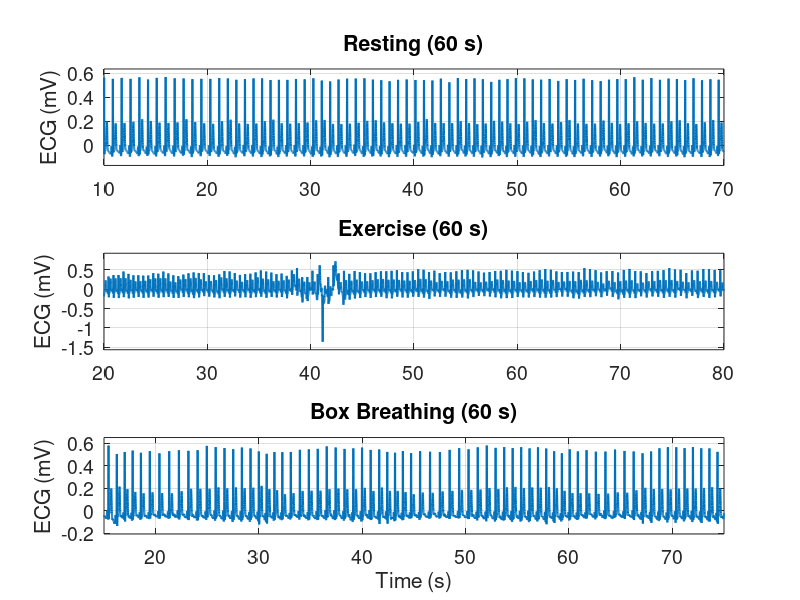

This figure's MATLAB source: (Note: this script raises an error after producing the figure.)
%% HEADER DOCUMENTATION
%File Name: Master.m
% Dependencies: 
% - Signal processing toolbox
% - Statistical and Machine Learning toolbox

% [redacted]
% [redacted]
% [redacted]

% [redacted]
% clear. We solved this by making helper functions. There were also issues 
% with overlapping the 3-wave cycles on each other to measure trigger integrity. 

% [redacted]
% was to properly load the mat files in order to use them properly. This
% was solved by clearing b1 after each load.

% Limitations:
% - Script sequence has limited modularity for plotting because some
% variables are arbitrarily chosen for the dataset and observed trends

% Improvements:
% - Creating an intelligent seqeunce that implements modulated data
% analyis and visualization choices based on the data signal type.

%% 1:Load Data
%General Idea is just loading all the data into two arrays and then
%clearing it for a new file.
% t- prefix denotes time instance
% ecg- prefix denotes ecg reading data
load("BoxBreathing.mat")
t_box = b1(:,1);
ecg_box = b1(:,2);

clear b1

load("Exercise.mat")
t_ex = b1(:,1);
ecg_ex = b1(:,2);

clear b1

load("Resting.mat")

t_rest = b1(:,1);
ecg_rest = b1(:,2);

clear b1

%% 2:Plot Signals
t0_rest = 10;    % start time for resting
t0_ex   = 20;    % start time for exercise
t0_box  = 15;    % start time for box breathing

% Masks for 60-second windows
mask_rest_60 = (t_rest >= t0_rest) & (t_rest <= t0_rest + 60);
mask_ex_60   = (t_ex   >= t0_ex)   & (t_ex   <= t0_ex   + 60);
mask_box_60  = (t_box  >= t0_box)  & (t_box  <= t0_box  + 60);

figure;
 
% 1) Resting
subplot(3,1,1);
plot(t_rest(mask_rest_60), ecg_rest(mask_rest_60), 'LineWidth', 1.5);
title('Resting (60 s)', 'FontSize', 16);
ylabel('ECG (mV)', 'FontSize', 14);
set(gca, 'FontSize', 14);
grid on;

% Limit 1:
xlim([t0_rest t0_rest + 60]);
y = ecg_rest(mask_rest_60); 
yr = max(y) - min(y);
ylim([min(y) - 0.1*yr, max(y) + 0.1*yr]);

% 2) Exercise
subplot(3,1,2);
plot(t_ex(mask_ex_60), ecg_ex(mask_ex_60), 'LineWidth', 1.5);
title('Exercise (60 s)', 'FontSize', 16);
ylabel('ECG (mV)', 'FontSize', 14);
set(gca, 'FontSize', 14);
grid on;

% Limit 2:
xlim([t0_ex t0_ex + 60]);
y = ecg_ex(mask_ex_60);
yr = max(y) - min(y);
ylim([min(y) - 0.1*yr, max(y) + 0.1*yr]);


% 3) Box Breathing
subplot(3,1,3);
plot(t_box(mask_box_60), ecg_box(mask_box_60), 'LineWidth', 1.5);
title('Box Breathing (60 s)', 'FontSize', 16);
xlabel('Time (s)', 'FontSize', 14);
ylabel('ECG (mV)', 'FontSize', 14);
set(gca, 'FontSize', 14);
grid on;

% Limit 3:
xlim([t0_box t0_box + 60]);
y = ecg_box(mask_box_60);
yr = max(y) - min(y);
ylim([min(y) - 0.1*yr, max(y) + 0.1*yr]);

%% 3:Install Signal Processing Toolbox




%% 3:Feature Extraction
%% Calculate sampling rate
Fs = 1/mean(diff(t_rest));

[pks_rest, locs_rest] = findpeaks(ecg_rest, ...
                                  'MinPeakHeight',    0.5, ...    % threshold in mV
                                  'MinPeakDistance',  0.3 * Fs);  % 300 ms * sampling rate
[pks_ex, locs_ex] = findpeaks(ecg_ex, ...
    'MinPeakHeight',0.5, ...
    'MinPeakDistance', 0.3 * Fs);

[pks_box, locs_box] = findpeaks(ecg_box, ...
    'MinPeakHeight', 0.5, ...
    'MinPeakDistance', 0.3 * Fs);

%% Step 4: Data Visual of Heartbeat peaks using findpeaks() [default configs]
%% RESTING HEART RATE
% Plot 2 subplots of the Resting heart rate with the second indicating
% the hearbeat peaks.

% Plot data: x = instance in time; y = wave-amplitude data (use only first 100 values)
% x-value Vector -> t_rest 
% y-value Vector -> ecg_rest

% Formatting Customization configs
window_margin = 0.5; % border thickness between plot and window edge. 50% margin

% General plot configs
figure;
sgtitle("Resting Heart rate data from ECG");
x_time_vec = 1:100; % Chosen x-range for plots

%% HELPER functions
% Implement function for formatting plot window
% Use 20% borders (from the bottom of the plot to the edge of the window):

% Bottom border: -50% of minimum y-value
% Top border: +50% of maximum y-value

% formula: addBorder = [min(yValArg)*(-50%), max(yValArg)*(50%)]

% Args: yVal - vector of values
% Returns: scaled upper and lower limits for plot clarity
% NOTE: Window margin is a constant throughot all plots
add_border = @(y_val) [(min(y_val) * (1 + window_margin)), (max(y_val)  * (1 + window_margin))]; 


% Implement lambda function for creating offset between plot and peak
% points marker
% Utilizes y-value range to scale offset between peak-marker and plot points.

% formula: clarityOffset = peakVal*(maxY - minY)(percentOffset)

% Args: peakVal - vector of all peaks on `yVals`
%       yVals -  vector of y-values for plot
% Offset between plot and marker
percent_offset = 0.10; % 10% offset on range
clarity_offset = @(peak_val, y_vals) peak_val + (max(y_vals) - min(y_vals))*percent_offset;


function fit_window = return_window_arr(time_vec, y_vec)
% Formats peakValues
% Window size: x-vals (101 to 110)
% - Add-in a margin right below the peak indicators for clarity
% - Designate args for `clarityOffset` to be specific to the window range
% Args:
%   timeVec - vector of double-values for plot
%   yVec - vector of y-values for plot 
% Returns:
%   array of 2 values [min max] fit the 101 to 110 window

% compare error, because find only works with exact values: 0.3 != 0.30000
indx_start = find(abs(time_vec - 101) < 0.0001); 
indx_end = find(abs(time_vec - 110) < 0.0001);

range_of_vals = y_vec(indx_start: indx_end); % y-Values for a window of values on the x-axis.
fit_window = [min(range_of_vals)  max(range_of_vals)];
end

%% Plot 1
subplot(2, 1, 1);

y_val_rest = ecg_rest;
% Use a solid blue line for plot
plot(t_rest, y_val_rest, "b-");

title("Resting");

% set x and y axis range limits
% Include window margin on plot for for data formatting in ylim
y_lim_res = add_border(y_val_rest);

ylim(y_lim_res);
% x-value window from 101 to 100 for data visual clarity
xlim([101 110]);

%% Plot 2
subplot(2, 1, 2);

% Use a solid blue line for plot
plot(t_rest, y_val_rest, "b-");
hold on;

% Heart Rate peaks
% Use findpeaks to get points 
[pks_rest_def, locs_rest_def] = findpeaks(y_val_rest);

% Get time-vec of peak points by indexing `t_rest`
p_time_vec_rest = t_rest(locs_rest_def);

fit_window_rest = return_window_arr(t_rest, y_val_rest);
format_peak_val_res = clarity_offset(pks_rest_def, fit_window_rest);

% plot peak points
scatter(p_time_vec_rest, format_peak_val_res, [], "v", "MarkerEdgeColor", "b", "MarkerFaceColor", "b");
hold off;

% Title subplot
title("Resting with peaks");

% set x and y axis range limits
% Include window margin on plot for for data formatting
ylim(y_lim_res);

% x-value window from 101 to 100 for data visual clarity
xlim([101 110]);
grid on;

% save plot
saveas(gcf, "resting_with_default_findpeaks.png");

%% EXERCISE HEART RATE
% Plot 2 subplots of the exercise heart rate with the second indicating
% the hearbeat peaks.

% Plot data: x = instance in time; y = wave-amplitude data
% x-value Vector -> t_ex
% y-value Vector -> ecg_ex

% General plot configs
figure;
sgtitle("Exercise Heart rate data from ECG");

%% Plot 1
subplot(2, 1, 1);

y_vals_ex = ecg_ex;
% Use a solid blue line for plot
plot(t_ex, y_vals_ex, "b-");

title("Exercise");
% set x and y axis range limits
% Include window margin on plot for for data formatting in ylim

ylim([-0.5 0.8]);
% x-value window from 101 to 100 for data visual clarity
xlim([101 110]);

%% Plot 2
subplot(2, 1, 2);

% Use a solid blue line for plot
plot(t_ex, y_vals_ex, "b-");
hold on;

% Heart Rate peaks
% Use findpeaks to get points 
[pks_ex_def, locs_ex_def] = findpeaks(y_vals_ex);

% Get time-vec of peak points by indexing `t_ex`
p_time_vec_ex = t_ex(locs_ex_def);

% Formatted peakValues
% - Add-in a margin right below the peak indicators for clarity
% - Designate range on y-vector to make borders specific to the window
fit_window_ex = return_window_arr(t_ex, y_vals_ex);
format_peak_val_ex = clarity_offset(pks_ex_def, fit_window_ex); 

% plot peak points
scatter(p_time_vec_ex, format_peak_val_ex, [], "v", "MarkerEdgeColor", "b", "MarkerFaceColor", "b");
hold off;

% Title subplot
title("Exercise with peaks");

% set x and y axis range limits
% Include window margin on plot for for data formatting
ylim([-0.5 0.8]);

% x-value window from 101 to 100 for data visual clarity
xlim([101 110]);
grid on;

% save plot
saveas(gcf, "exercise_with_default_findpeaks.png");

%% STEP 5: Data Visual of Heartbeat peaks using findpeaks() [MinPeakHeight = 0.3]
%% RESTING HEART RATE
% Plot 2 subplots of the Resting heart rate with the second indicating
% the hearbeat peaks.

% Plot data: x = instance in time; y = wave-amplitude data (use only first 100 values)
% x-value Vector -> t_rest 
% y-value Vector -> ecg_rest

% Formatting Customization configs
window_margin = 0.5; % border thickness between plot and window edge. 50% margin

% General plot configs
figure;
sgtitle("Resting heart rate data from ECG");
%% Plot 1
subplot(2, 1, 1);

y_val_rest = ecg_rest;
% Use a solid blue line for plot
plot(t_rest, y_val_rest, "b-");

title("Resting");

% set x and y axis range limits
% Include window margin on plot for for data formatting in ylim
y_lim_res = add_border(y_val_rest);

ylim(y_lim_res);
% x-value window from 101 to 100 for data visual clarity
xlim([101 110]);

%% Plot 2
subplot(2, 1, 2);

% Use a solid blue line for plot
plot(t_rest, y_val_rest, "b-");
hold on;

% Heart Rate peaks
% Use findpeaks to get points 
[pks_rest_def, locs_rest_def] = findpeaks(y_val_rest, "MinPeakHeight", 0.3);

% Get time-vec of peak points by indexing `t_rest`
p_time_vec_rest = t_rest(locs_rest_def);

fit_window_rest = return_window_arr(t_rest, y_val_rest);
format_peak_val_res = clarity_offset(pks_rest_def, fit_window_rest);

% plot peak points
scatter(p_time_vec_rest, format_peak_val_res, [], "v", "MarkerEdgeColor", "b", "MarkerFaceColor", "b");
hold off;

% Title subplot
title("Resting with peaks - Marked R-wave");

% set x and y axis range limits
% Include window margin on plot for for data formatting
ylim(y_lim_res);

% x-value window from 101 to 100 for data visual clarity
xlim([101 110]);
grid on;

% save plot
saveas(gcf, "resting_with_formatted_findpeaks.png");

%% EXERCISE HEART RATE
% Plot 2 subplots of the exercise heart rate with the second indicating
% the hearbeat peaks.

% Plot data: x = instance in time; y = wave-amplitude data
% x-value Vector -> t_ex
% y-value Vector -> ecg_ex

% General plot configs
figure;
sgtitle("Exercise Heart rate data from ECG");

%% Plot 1
subplot(2, 1, 1);

y_vals_ex = ecg_ex;
% Use a solid blue line for plot
plot(t_ex, y_vals_ex, "b-");

title("Exercise");
% set x and y axis range limits
% Include window margin on plot for for data formatting in ylim

ylim([-0.5 0.8]);
% x-value window from 101 to 100 for data visual clarity
xlim([101 110]);

%% Plot 2
subplot(2, 1, 2);

% Use a solid blue line for plot
plot(t_ex, y_vals_ex, "b-");
hold on;

% Heart Rate peaks
% Use findpeaks to get points 
[pks_ex_def, locs_ex_def] = findpeaks(y_vals_ex, "MinPeakHeight", 0.3);

% Get time-vec of peak points by indexing `t_ex`
p_time_vec_ex = t_ex(locs_ex_def);

% Formatted peakValues
% - Add-in a margin right below the peak indicators for clarity
% - Designate range on y-vector to make borders specific to the window
fit_window_ex = return_window_arr(t_ex, y_vals_ex);
format_peak_val_ex = clarity_offset(pks_ex_def, fit_window_ex); 

% plot peak points
scatter(p_time_vec_ex, format_peak_val_ex, [], "v", "MarkerEdgeColor", "b", "MarkerFaceColor", "b");
hold off;

% Title subplot
title("Exercise with peaks - Marked R-wave");

% set x and y axis range limits
% Include window margin on plot for for data formatting
ylim([-0.5 0.8]);

% x-value window from 101 to 100 for data visual clarity
xlim([101 110]);
grid on;

% save plot
saveas(gcf, "exercise_with_formatted_findpeaks.png");

%% Step 6: Visualize trigger redundancy in each wave-instance cycle
% Plot the same wave instances over intervals where all R, T and P-waves
% occur. This will show the integrity of the signal trigger for each wave
% occurence:

%% Step 6.1: Find the interval of 3-wave cycle using diff()
% Use diff to find the interval of occurence then take the average:
% For resting:
sum_rest_cycle = diff(p_time_vec_rest);
avg_rest_cycle = mean(sum_rest_cycle);

% For exercise
sum_ex_cycle = diff(p_time_vec_ex);
avg_ex_cycle = mean(sum_ex_cycle);

% For box breathing
p_time_vec_box = t_box(locs_box);
sum_box_cycle = diff(p_time_vec_box);
avg_box_cycle = mean(sum_box_cycle);

%% Step 6.2: Plot overlayed plot with formatted transparency
% For resting:
figure;% parameters (tweak if you want)
preSec  = 0.20;   % seconds before R peak
postSec = 0.60;   % seconds after R peak

Fs    = 1/mean(diff(t_rest));   % sampling frequency
preS  = round(preSec * Fs);
postS = round(postSec * Fs);

figure; hold on; box on;
set(gcf,'Name','Aligned beats — Resting','NumberTitle','off');

%% Step 6.2: Plot overlayed plot with formatted transparency
% For resting:
for k = 1:numel(locs_rest)
    idx = locs_rest(k); % sample index of R peak

    % define window edges
    idxStart = max(1, idx - preS);      % truncate if before start
    idxEnd   = min(numel(ecg_rest), idx + postS); % truncate if past end

    % Build y-vector from window edges
    y_vector = ecg_rest(idxStart:idxEnd);

    % baseline-correct using pre-trigger samples
    numPreSamples = min(preS, length(y_vector));
    y_vector = y_vector - mean(y_vector(1:numPreSamples));

    % Build x-vector to match y-vector length
    t_rel = (-numPreSamples:(length(y_vector)-numPreSamples-1)) / Fs; % relative to R-peak

    % plot overlapping graph with 50% formatted transparency
    set(gcf,'Renderer','opengl');       % helps MATLAB respect alpha
    plot(t_rel, y_vector, 'Color', [1 0 0 0.25], 'LineWidth', 0.8);
    hold on;
end

xlabel('Time from R-peak (s)');
ylabel('Amplitude (a.u.)');
xlim([-preSec postSec]);
title('Overlapped beats centered on R trigger — Resting');
hold off;

% for box breathing
figure;
for k = 1:numel(locs_box)
    idx = locs_box(k); % sample index of R peak

    % define window edges
    idxStart = max(1, idx - preS);      
    idxEnd   = min(numel(ecg_box), idx + postS); 

    % Build y-vector from window edges
    y_vector = ecg_box(idxStart:idxEnd);

    % baseline-correct using pre-trigger samples
    numPreSamples = min(preS, length(y_vector));
    y_vector = y_vector - mean(y_vector(1:numPreSamples));

    % Build x-vector to match y-vector length
    t_rel = (-numPreSamples:(length(y_vector)-numPreSamples-1)) / Fs; % relative to R-peak

    % plot overlapping graph with 50% formatted transparency
    set(gcf,'Renderer','opengl');       
    plot(t_rel, y_vector, 'Color', [1 0 0 0.25], 'LineWidth', 0.8);
    hold on;
end

xlabel('Time from R-peak (s)');
ylabel('Amplitude (a.u.)');
xlim([-preSec postSec]);
title('Overlapped beats centered on R trigger — Box');
hold off;

% for exercise
figure;
for k = 1:numel(locs_ex)
    idx = locs_ex(k); % sample index of R peak

    % define window edges
    idxStart = max(1, idx - preS);      
    idxEnd   = min(numel(ecg_ex), idx + postS); 

    % Build y-vector from window edges
    y_vector = ecg_ex(idxStart:idxEnd);

    % baseline-correct using pre-trigger samples
    numPreSamples = min(preS, length(y_vector));
    y_vector = y_vector - mean(y_vector(1:numPreSamples));

    % Build x-vector to match y-vector length
    t_rel = (-numPreSamples:(length(y_vector)-numPreSamples-1)) / Fs; % relative to R-peak

    % plot overlapping graph with 50% formatted transparency
    set(gcf,'Renderer','opengl');       
    plot(t_rel, y_vector, 'Color', [0 0 1 0.25], 'LineWidth', 0.8); % blue for exercise
    hold on;
end

xlabel('Time from R-peak (s)');
ylabel('Amplitude (a.u.)');
xlim([-preSec postSec]);
title('Overlapped beats centered on R trigger — Exercise');
hold off;

%% 7: Histogram and Boxplot Analysis
% Extract R peak times in 120-130s window for RESTING
window_mask_rest = (t_rest(locs_rest) >= 120) & (t_rest(locs_rest) <= 130);
peak_times_rest = t_rest(locs_rest(window_mask_rest));

% Calculate intervals (manual method)
intervals_rest_manual = peak_times_rest(2:end) - peak_times_rest(1:end-1);

% Calculate intervals (using diff)
intervals_rest_diff = diff(peak_times_rest);

% Convert to heart rate (BPM)
heart_rate_rest = 60 ./ intervals_rest_diff;

%% Extract R peak times in 120-130s window for EXERCISE
window_mask_ex = (t_ex(locs_ex) >= 120) & (t_ex(locs_ex) <= 130);
peak_times_ex = t_ex(locs_ex(window_mask_ex));

% Calculate intervals (manual method)
intervals_ex_manual = peak_times_ex(2:end) - peak_times_ex(1:end-1);

% Calculate intervals (using diff)
intervals_ex_diff = diff(peak_times_ex);

% Convert to heart rate (BPM)
heart_rate_ex = 60 ./ intervals_ex_diff;

%% Extract R peak times in 120-130s window for BOX BREATHING
window_mask_box = (t_box(locs_box) >= 120) & (t_box(locs_box) <= 130);
peak_times_box = t_box(locs_box(window_mask_box));

% Calculate intervals (manual method)
intervals_box_manual = peak_times_box(2:end) - peak_times_box(1:end-1);

% Calculate intervals (using diff)
intervals_box_diff = diff(peak_times_box);

% Convert to heart rate (BPM)
heart_rate_box = 60 ./ intervals_box_diff;

%% Plot histograms for all three conditions
figure;

% Resting histogram
subplot(3,1,1);
histogram(heart_rate_rest);
xlabel('Heart Rate (BPM)', 'FontSize', 14);
ylabel('Count', 'FontSize', 14);
title('Resting Heart Rate Distribution', 'FontSize', 16);
grid on;

% Exercise histogram
subplot(3,1,2);
histogram(heart_rate_ex);
xlabel('Heart Rate (BPM)', 'FontSize', 14);
ylabel('Count', 'FontSize', 14);
title('Exercise Heart Rate Distribution', 'FontSize', 16);
grid on;

% Box Breathing histogram
subplot(3,1,3);
histogram(heart_rate_box);
xlabel('Heart Rate (BPM)', 'FontSize', 14);
ylabel('Count', 'FontSize', 14);
title('Box Breathing Heart Rate Distribution', 'FontSize', 16);
grid on;

%% Create boxchart with combined data
% Combine all heart rate data
combinedData = [heart_rate_rest; heart_rate_ex; heart_rate_box];

% Create group labels
group = [ones(length(heart_rate_rest), 1);
         2*ones(length(heart_rate_ex), 1);
         3*ones(length(heart_rate_box), 1)];

% Plot boxchart
figure;
boxchart(group, combinedData);
xlabel('Condition', 'FontSize', 14);
ylabel('Heart Rate (BPM)', 'FontSize', 14);
title('Heart Rate Comparison Across Conditions', 'FontSize', 16);
xticklabels({'Resting', 'Exercise', 'Box Breathing'});
grid on;
set(gca, 'FontSize', 14);


%% 8: Compute the derivative of different phases of the signal

% Find T peaks in resting data
[pks_T_rest, locs_T_rest] = findpeaks(ecg_rest, ...
    'MinPeakHeight', 0.15, ...       
    'MinPeakDistance', 0.15 * Fs);

% Remove R peaks from T peak list
is_T_peak = true(length(locs_T_rest), 1);
for i = 1:length(locs_T_rest)
    % Check if this peak is too close to any R peak
    time_diff = abs(t_rest(locs_T_rest(i)) - t_rest(locs_rest));
    if any(time_diff < 0.1) 
        is_T_peak(i) = false;
    end
end
% Keep only the true T peaks
locs_T_rest = locs_T_rest(is_T_peak);
pks_T_rest = pks_T_rest(is_T_peak);

% Initialize arrays to store speeds
R_speeds = zeros(length(locs_rest), 1);
T_speeds = zeros(length(locs_T_rest), 1);

% Compute speed for R pulses using a for loop
for i = 1:length(locs_rest)
    % Get indices 10 samples before and after R peak
    idx_before = locs_rest(i) - 10;
    idx_after = locs_rest(i) + 10;
    
    % Make sure we don't go out of bounds
    if idx_before < 1
        idx_before = 1;
    end
    if idx_after > length(ecg_rest)
        idx_after = length(ecg_rest);
    end
    
    % Compute absolute voltage change
    voltage_change = abs(ecg_rest(idx_after) - ecg_rest(idx_before));
    
    % Compute time difference
    time_change = t_rest(idx_after) - t_rest(idx_before);
    
    % Speed = voltage change / time change (mV/s)
    R_speeds(i) = voltage_change / time_change;
end

% Compute speed for T pulses using a for loop
for i = 1:length(locs_T_rest)
    % Get indices 10 samples before and after T peak
    idx_before = locs_T_rest(i) - 10;
    idx_after = locs_T_rest(i) + 10;
    
    % Make sure we don't go out of bounds
    if idx_before < 1
        idx_before = 1;
    end
    if idx_after > length(ecg_rest)
        idx_after = length(ecg_rest);
    end
    
    % Compute absolute voltage change
    voltage_change = abs(ecg_rest(idx_after) - ecg_rest(idx_before));
    
    % Compute time difference
    time_change = t_rest(idx_after) - t_rest(idx_before);
    
    % Speed = voltage change / time change (mV/s)
    T_speeds(i) = voltage_change / time_change;
end

% Plot histogram comparing R pulse speeds vs T pulse speeds
figure;
hold on;
histogram(R_speeds, 'FaceColor', 'b', 'FaceAlpha', 0.6, 'DisplayName', 'R Pulse Speed');
histogram(T_speeds, 'FaceColor', 'r', 'FaceAlpha', 0.6, 'DisplayName', 'T Pulse Speed');
hold off;

xlabel('Pulse Speed (mV/s)', 'FontSize', 14);
ylabel('Count', 'FontSize', 14);
title('Speed Comparison: R Pulse vs T Pulse (Resting Data)', 'FontSize', 16);
legend('FontSize', 12, 'Location', 'best');
grid on;
set(gca, 'FontSize', 14);

%% 9: Run a two-sided t-test using ttest2

% Run two t-tests using a for loop with conditional statements
for test_num = 1:2
    if test_num == 1
        % Test 1: Compare heart rate during rest vs exercise
        [h, p] = ttest2(heart_rate_rest, heart_rate_ex);
        
        fprintf('\n Test 1: Resting vs Exercise Heart Rate ===\n');
        fprintf('Null Hypothesis: The two datasets are NOT different\n');
        
        if h == 1
            fprintf('Result: We REJECT the null hypothesis (h = %d)\n', h);
            fprintf('Conclusion: There IS statistically significant evidence that\n');
            fprintf('            resting and exercise heart rates are DIFFERENT.\n');
            fprintf('p-value: %.6f\n', p);
        else
            fprintf('Result: We CANNOT reject the null hypothesis (h = %d)\n', h);
            fprintf('Conclusion: There is NOT enough evidence to claim the heart rates are different.\n');
            fprintf('p-value: %.6f\n', p);
        end
        
    else
        % Test 2: Compare two different periods of the same resting data
        % Split resting heart rate data into two halves
        midpoint = floor(length(heart_rate_rest) / 2);
        rest_period1 = heart_rate_rest(1:midpoint);
        rest_period2 = heart_rate_rest(midpoint+1:end);
        
        [h, p] = ttest2(rest_period1, rest_period2);
        
        fprintf('\n Test 2: First Half vs Second Half of Resting Heart Rate ===\n');
        fprintf('Null Hypothesis: The two datasets are NOT different\n');
        
        if h == 1
            fprintf('Result: We REJECT the null hypothesis (h = %d)\n', h);
            fprintf('Conclusion: There IS statistically significant evidence that\n');
            fprintf('            the two resting periods are DIFFERENT.\n');
            fprintf('p-value: %.6f\n', p);
        else
            fprintf('Result: We CANNOT reject the null hypothesis (h = %d)\n', h);
            fprintf('Conclusion: There is NOT enough evidence to claim the two resting periods are different.\n');
            fprintf('            This makes sense - both periods are from the same resting condition!\n');
            fprintf('p-value: %.6f\n', p);
        end
    end
end

